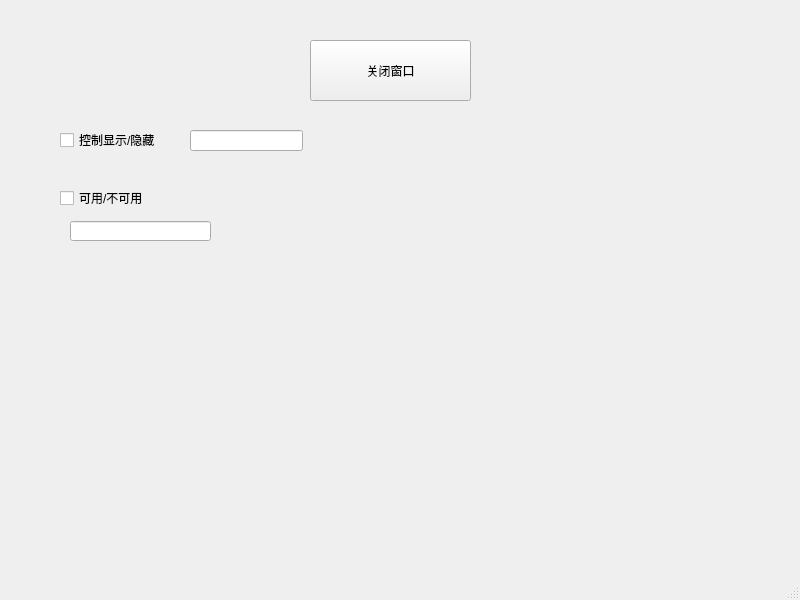
<?xml version="1.0" encoding="UTF-8"?>
<ui version="4.0">
 <class>MainWindow</class>
 <widget class="QMainWindow" name="MainWindow">
  <property name="geometry">
   <rect>
    <x>0</x>
    <y>0</y>
    <width>800</width>
    <height>600</height>
   </rect>
  </property>
  <property name="windowTitle">
   <string>MainWindow</string>
  </property>
  <widget class="QWidget" name="centralwidget">
   <widget class="QPushButton" name="pushButton">
    <property name="geometry">
     <rect>
      <x>310</x>
      <y>40</y>
      <width>161</width>
      <height>61</height>
     </rect>
    </property>
    <property name="text">
     <string>关闭窗口</string>
    </property>
   </widget>
   <widget class="QCheckBox" name="checkBox">
    <property name="geometry">
     <rect>
      <x>60</x>
      <y>130</y>
      <width>111</width>
      <height>20</height>
     </rect>
    </property>
    <property name="text">
     <string>控制显示/隐藏</string>
    </property>
   </widget>
   <widget class="QLineEdit" name="lineEdit">
    <property name="geometry">
     <rect>
      <x>190</x>
      <y>130</y>
      <width>113</width>
      <height>21</height>
     </rect>
    </property>
   </widget>
   <widget class="QLineEdit" name="lineEdit_2">
    <property name="geometry">
     <rect>
      <x>70</x>
      <y>221</y>
      <width>141</width>
      <height>20</height>
     </rect>
    </property>
   </widget>
   <widget class="QCheckBox" name="checkBox_2">
    <property name="geometry">
     <rect>
      <x>60</x>
      <y>190</y>
      <width>91</width>
      <height>16</height>
     </rect>
    </property>
    <property name="text">
     <string>可用/不可用</string>
    </property>
   </widget>
  </widget>
  <widget class="QMenuBar" name="menubar">
   <property name="geometry">
    <rect>
     <x>0</x>
     <y>0</y>
     <width>800</width>
     <height>22</height>
    </rect>
   </property>
  </widget>
  <widget class="QStatusBar" name="statusbar"/>
 </widget>
 <resources/>
 <connections>
  <connection>
   <sender>pushButton</sender>
   <signal>clicked()</signal>
   <receiver>MainWindow</receiver>
   <slot>close()</slot>
   <hints>
    <hint type="sourcelabel">
     <x>392</x>
     <y>98</y>
    </hint>
    <hint type="destinationlabel">
     <x>328</x>
     <y>255</y>
    </hint>
   </hints>
  </connection>
  <connection>
   <sender>checkBox</sender>
   <signal>toggled(bool)</signal>
   <receiver>lineEdit</receiver>
   <slot>setVisible(bool)</slot>
   <hints>
    <hint type="sourcelabel">
     <x>135</x>
     <y>158</y>
    </hint>
    <hint type="destinationlabel">
     <x>215</x>
     <y>159</y>
    </hint>
   </hints>
  </connection>
  <connection>
   <sender>checkBox_2</sender>
   <signal>toggled(bool)</signal>
   <receiver>lineEdit_2</receiver>
   <slot>setEnabled(bool)</slot>
   <hints>
    <hint type="sourcelabel">
     <x>101</x>
     <y>217</y>
    </hint>
    <hint type="destinationlabel">
     <x>140</x>
     <y>253</y>
    </hint>
   </hints>
  </connection>
 </connections>
</ui>
